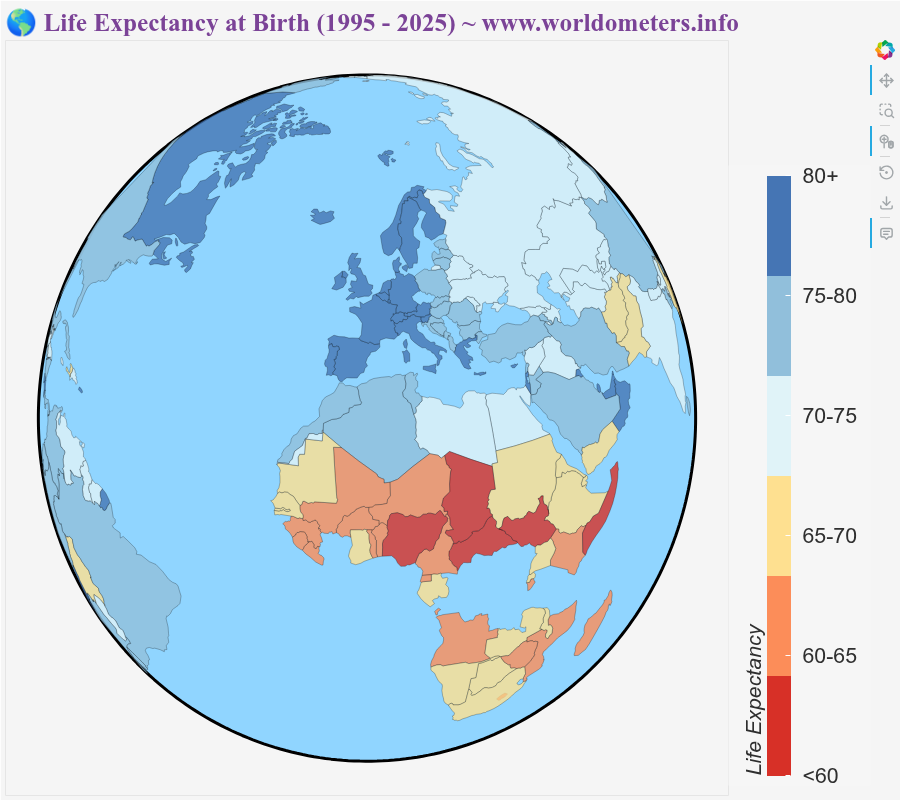

The Python source for this figure:
from butils import *
url = "https://raw.githubusercontent.com/python-visualization/folium/master/examples/data/world-countries.json"
world_geo_life = requests.get(url).json()

import pandas as pd
df00 = pd.read_csv("/home/michael/Desktop/preProcess_BokehRocks/scripts/input/lifeexp.csv",sep = "\t")
df00
life_exp_data = {}
for index, row in df00.iterrows():
    life_exp_data[df00.iloc[index, 1]] = float(df00.iloc[index, 2])

# Assign life expectancy data
for feature in world_geo_life['features']:
    country = feature['properties']['name']
    value = life_exp_data.get(country, None)
    
    if value is None:
        if country == 'United States of America': 
            value = life_exp_data.get('United States')
        elif country == 'Russian Federation': 
            value = life_exp_data.get('Russia')
    
    feature['properties']['life_expectancy'] = value

# PLOT LIFE EXPECTANCY
projection = ccrs.Orthographic(central_longitude = 0, central_latitude=30)
projName = 'Natural Earth'
bin_edges = [50, 60, 65, 70, 75, 80, 85]
bin_labels = ["<60", "60-65", "65-70", "70-75", "75-80", "80+"]
palette = ["#d73027", "#fc8d59", "#fee090", "#e0f3f8", "#91bfdb", "#4575b4"]

p5 = plot_world_choropleth(world_geo_life, projection, projName,
                           value_col='life_expectancy',
                           palette=palette,
                           bin_labels=bin_labels,
                           bin_edges=bin_edges,
                           use_natural_earth=True,
                           title="🌎 Life Expectancy at Birth (1995 - 2025) ~ www.worldometers.info",
                           legend_title='Life Expectancy',
                           tooltip_label='Life Expectancy (years)',
                           value_format='{0.0}',
                           width = 900,
                           height = 800
                           )

save_plot(p5, "output/geo_04")
